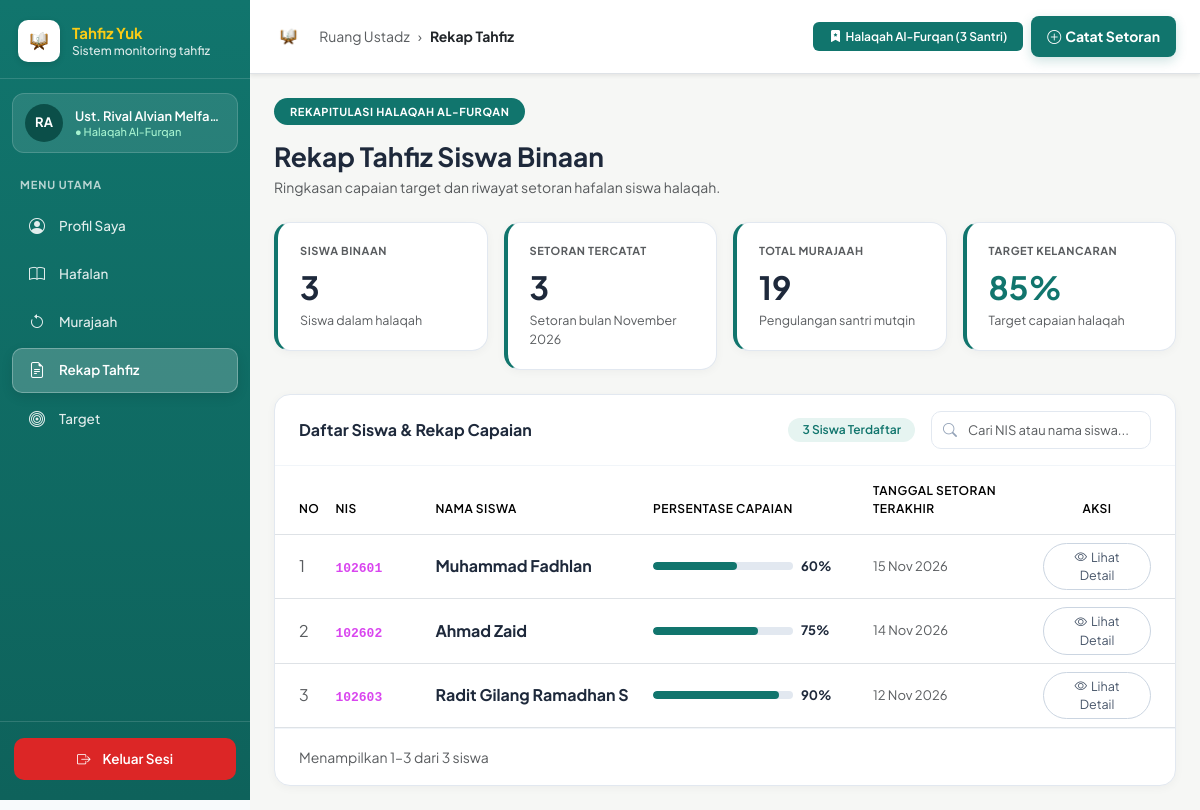
The page /modules/ustadz/index.php?tab=rekap (signed in) on the database its author committed.
### tables this page shows
CREATE TABLE IF NOT EXISTS `users` (
    `id` INT AUTO_INCREMENT PRIMARY KEY,
    `username` VARCHAR(50) NOT NULL UNIQUE,
    `password` VARCHAR(255) NOT NULL,
    `nama_lengkap` VARCHAR(100) NOT NULL,
    `no_hp` VARCHAR(20) NULL,
    `role` ENUM('admin', 'ustadz', 'siswa') NOT NULL,
    `nip_nis` VARCHAR(30) NULL,
    `halaqah` VARCHAR(50) NULL DEFAULT 'Al-Furqan',
    `status` ENUM('aktif', 'nonaktif') NOT NULL DEFAULT 'aktif',
    `created_at` TIMESTAMP DEFAULT CURRENT_TIMESTAMP
);

### modules/ustadz/index.php (the view, shortened to what the rows shown need)
<?php
$halaqah_name  = $_SESSION['user_halaqah'] ?? 'Al-Furqan';
$ustadz_id     = $_SESSION['user_id'] ?? 2;
$page_tab = $_GET['tab'] ?? 'rekap';
$pdo = null;
try {
    $pdo = koneksi_database();
    if ($pdo) {
        $u_stmt = $pdo->prepare("SELECT nama_lengkap, nip_nis, halaqah, no_hp FROM users WHERE id = :id LIMIT 1");
        $u_stmt->execute(['id' => $ustadz_id]);
        $u_row = $u_stmt->fetch();
        if ($u_row) {
            $halaqah_name = $u_row['halaqah'] ?? $halaqah_name;
        }
    }
} catch (Throwable $e) {}
$santri_list = [];
if ($pdo) {
    try {
        $stmt = $pdo->prepare("SELECT id, username, nama_lengkap, nip_nis, halaqah FROM users WHERE role = 'siswa' ORDER BY id ASC");
        $stmt->execute();
        $santri_list = $stmt->fetchAll();
    } catch (Throwable $e) {}
}
$riwayat_setoran = [];
$riwayat_murajaah = [];
if ($pdo) {
    try {
        $stmt_s = $pdo->query("SELECT * FROM setoran_hafalan ORDER BY id DESC LIMIT 50");
        $riwayat_setoran = $stmt_s->fetchAll();
    } catch (Throwable $e) {}
    try {
        $stmt_m = $pdo->query("SELECT * FROM murajaah ORDER BY id DESC LIMIT 50");
        $riwayat_murajaah = $stmt_m->fetchAll();
    } catch (Throwable $e) {}
}
$total_santri_binaan = count($santri_list);
$total_setoran_count = count($riwayat_setoran);
$total_murajaah_count = count($riwayat_murajaah);
?>
<!DOCTYPE html>
<html lang="id">
<head>
    <link rel="stylesheet" href="https://cdn.jsdelivr.net/npm/bootstrap@5.3.3/dist/css/bootstrap.min.css">
    <link rel="stylesheet" href="https://cdn.jsdelivr.net/npm/bootstrap-icons@1.11.3/font/bootstrap-icons.min.css">
    <link rel="stylesheet" href="../../assets/css/tahfiz.css">
</head>
<body>
<div class="d-flex">
    <div class="ustadz-content-wrapper">
        <main class="p-4 flex-grow-1">
            <?php if ($page_tab === 'binaan'): ?>
                <div class="mb-4">
                    <span class="badge px-3 py-1 text-white mb-2 fw-bold" style="background-color: #11756D;">HALAQAH AL-FURQAN</span>
                    <h2 class="fw-bold mb-1" style="color: #11756D;">Daftar Santri Binaan</h2>
                    <p class="text-muted small mb-0">Pantau perkembangan hafalan, setoran terbaru, dan status murajaah seluruh santri halaqah.</p>
                </div>
                <div class="row g-3 mb-4">
                    <div class="col-12 col-sm-6 col-xl-3">
                        <div class="kpi-stat-card">
                            <div class="d-flex justify-content-between align-items-center mb-2">
                                <span class="small fw-bold text-muted text-uppercase">Santri Binaan</span>
                                <i class="bi bi-people fs-4" style="color: #11756D;"></i>
                            </div>
                            <div class="fs-2 fw-bold text-dark"><?= $total_santri_binaan ?></div>
                            <small class="text-muted">Halaqah <?= htmlspecialchars($halaqah_name) ?> · Aktif</small>
                        </div>
                    </div>
                    <div class="col-12 col-sm-6 col-xl-3">
                        <div class="kpi-stat-card">
                            <div class="d-flex justify-content-between align-items-center mb-2">
                                <span class="small fw-bold text-muted text-uppercase">Setoran Tercatat</span>
                                <i class="bi bi-journal-check fs-4" style="color: #11756D;"></i>
                            </div>
                            <div class="fs-2 fw-bold text-success"><?= $total_setoran_count ?></div>
                            <small class="text-muted">Hafalan Baru Tersimpan</small>
                        </div>
                    </div>
                    <div class="col-12 col-sm-6 col-xl-3">
                        <div class="kpi-stat-card">
                            <div class="d-flex justify-content-between align-items-center mb-2">
                                <span class="small fw-bold text-muted text-uppercase">Total Murajaah</span>
                                <i class="bi bi-arrow-repeat fs-4" style="color: #11756D;"></i>
                            </div>
                            <div class="fs-2 fw-bold text-dark"><?= $total_murajaah_count ?></div>
                            <small class="text-muted">Pengulangan Santri Mutqin</small>
                        </div>
                    </div>
                    <div class="col-12 col-sm-6 col-xl-3">
                        <div class="kpi-stat-card">
                            <div class="d-flex justify-content-between align-items-center mb-2">
                                <span class="small fw-bold text-muted text-uppercase">Target Kelancaran</span>
                                <i class="bi bi-patch-check fs-4" style="color: #D97706;"></i>
                            </div>
                            <div class="fs-2 fw-bold text-warning-emphasis">85%</div>
                            <small class="text-muted">Kategori Sangat Mutqin / Lancar</small>
                        </div>
                    </div>
                </div>
                <div class="card border-0 shadow-sm rounded-4 overflow-hidden bg-white">
                    <div class="card-header bg-white py-3 px-4 d-flex justify-content-between align-items-center border-bottom">
                        <h6 class="fw-bold mb-0 text-dark">Data Santri &amp; Capaian Hafalan</h6>
                        <span class="badge bg-light text-muted border"><?= $total_santri_binaan ?> Santri Terdaftar</span>
                    </div>
                    <div class="table-responsive">
                        <table class="table table-hover align-middle mb-0">
                            <thead class="table-light small">
                                <tr>
                                    <th class="ps-4">No</th>
                                    <th>NIS</th>
                                    <th>Nama Santri</th>
                                    <th>Capaian Target</th>
                                    <th>Setoran Terakhir</th>
                                    <th>Nilai</th>
                                    <th class="text-end pe-4">Aksi Cepat</th>
                                </tr>
                            </thead>
                            <tbody>
                                <?php foreach ($santri_list as $i => $s): ?>
                                <tr>
                                    <td class="ps-4"><?= $i + 1 ?></td>
                                    <td><code><?= htmlspecialchars($s['nip_nis']) ?></code></td>
                                    <td><strong><?= htmlspecialchars($s['nama_lengkap']) ?></strong></td>
                                    <td>
                                        <div class="d-flex align-items-center gap-2" style="min-width: 140px;">
                                             <div class="progress flex-grow-1" style="height: 7px;">
                                                 <div class="progress-bar" style="width: <?= 60 + ($i * 15) ?>%; background-color: #11756D;"></div>
                                             </div>
                                            <small class="fw-bold" style="font-size: 0.75rem;"><?= 60 + ($i * 15) ?>%</small>
                                        </div>
                                    </td>
                                    <td><span class="badge bg-light text-dark border">Al-Mulk: 13–18</span></td>
                                    <td><span class="badge bg-success-subtle text-success fw-bold">90 / 100</span></td>
                                    <td class="text-end pe-4">
                                        <a href="?tab=hafalan&santri=<?= urlencode($s['nama_lengkap']) ?>" class="btn btn-sm btn-outline-success fw-semibold">
                                            <i class="bi bi-journal-plus me-1"></i>Catat Setoran
                                        </a>
                                        <a href="?tab=murajaah&santri=<?= urlencode($s['nama_lengkap']) ?>" class="btn btn-sm btn-outline-success fw-semibold">
                                            <i class="bi bi-arrow-repeat me-1"></i>Catat Murajaah
                                        </a>
                                    </td>
                                </tr>
                                <?php endforeach; ?>
                            </tbody>
                        </table>
                    </div>
                </div>
            <!-- ═══════════════════════════════════════════════════════════
                 MENU 2: CATAT HAFALAN BARU (ALUR PILIH SISWA -> JUZ/SURAH -> LEMBAR SETORAN)
            ════════════════════════════════════════════════════════════ -->
            <?php elseif ($page_tab === 'rekap'): ?>
                <div class="mb-4">
                    <h2 class="fw-bold mt-3 mb-1" style="color: #1E293B; font-size: 1.65rem;">Rekap Tahfiz Siswa Binaan</h2>
                </div>
                <div style="background:#fff; border:1px solid #E2E8F0; border-radius:16px; box-shadow:0 2px 10px rgba(0,0,0,0.04); overflow:hidden;">
                    <div class="table-responsive">
                        <table class="table table-hover align-middle mb-0" id="tabelRekapSiswa">
                            <thead style="background:#F8FAFC;">
                                <tr style="font-size:12px; color:#64748B; text-transform:uppercase; letter-spacing:0.04em;">
                                    <th class="ps-4 py-3 fw-semibold" style="width:50px;">No</th>
                                    <th class="py-3 fw-semibold" style="width:100px;">NIS</th>
                                    <th class="py-3 fw-semibold">Nama Siswa</th>
                                    <th class="py-3 fw-semibold" style="width:220px;">Persentase Capaian</th>
                                    <th class="py-3 fw-semibold" style="width:170px;">Tanggal Setoran Terakhir</th>
                                    <th class="py-3 pe-4 fw-semibold text-center" style="width:140px;">Aksi</th>
                                </tr>
                            </thead>
                            <tbody>
                                <?php foreach ($santri_list as $i => $s):
                                    $nis = htmlspecialchars($s['nip_nis']);
                                    $nama = htmlspecialchars($s['nama_lengkap']);
                                    $rd = $rekap_data[$nis] ?? ['capaian'=>0,'tgl_setor'=>'-','posisi'=>'-','target'=>'-','ayat_hafal'=>0,'ayat_total'=>1,'catatan'=>'-','riwayat'=>[]];
                                ?>
                                <tr class="siswa-row" data-nis="<?= $nis ?>" data-nama="<?= strtolower($nama) ?>">
                                    <td class="ps-4 text-muted"><?= $i + 1 ?></td>
                                    <td><code style="color:#D946EF; font-weight:600; font-size:13px; background:transparent;"><?= $nis ?></code></td>
                                    <td><strong style="color:#1E293B;"><?= $nama ?></strong></td>
                                    <td>
                                        <div class="d-flex align-items-center gap-2">
                                            <div class="progress flex-grow-1" style="height:8px; border-radius:4px; max-width:140px; background:#E2E8F0;">
                                                <div class="progress-bar" style="width:<?= $rd['capaian'] ?>%; background-color:#11756D; border-radius:4px;"></div>
                                            </div>
                                            <span class="fw-bold" style="font-size:13px; color:#1E293B; min-width:36px;"><?= $rd['capaian'] ?>%</span>
                                        </div>
                                    </td>
                                    <td class="text-muted" style="font-size:13px;"><?= $rd['tgl_setor'] ?></td>
                                    <td class="pe-4 text-center">
                                        <button type="button" class="btn btn-sm btn-outline-secondary rounded-pill px-3 btn-lihat-detail"
                                            data-nis="<?= $nis ?>"
                                            data-nama="<?= $nama ?>"
                                            data-posisi="<?= htmlspecialchars($rd['posisi']) ?>"
                                            data-target="<?= htmlspecialchars($rd['target']) ?>"
                                            data-ayathafal="<?= $rd['ayat_hafal'] ?>"
                                            data-ayattotal="<?= $rd['ayat_total'] ?>"
                                            data-capaian="<?= $rd['capaian'] ?>"
                                            data-catatan="<?= htmlspecialchars($rd['catatan']) ?>"
                                            data-riwayat='<?= json_encode($rd['riwayat'], JSON_UNESCAPED_UNICODE) ?>'
                                            style="font-size:12.5px; border-color:#CBD5E1; color:#475569;">
                                            <i class="bi bi-eye me-1"></i>Lihat Detail
                                        </button>
                                    </td>
                                </tr>
                                <?php endforeach; ?>
                            </tbody>
                        </table>
                    </div>
                </div>
            <?php endif; ?>
        </main>
    </div>
</div>
</body>
</html>

### rows shown on the page
users: nip_nis "102601", nama_lengkap "Muhammad Fadhlan", nip_nis "60", nip_nis "15 Nov 2026"
users: nip_nis "102602", nama_lengkap "Ahmad Zaid", nip_nis "75", nip_nis "14 Nov 2026"
users: nip_nis "102603", nama_lengkap "Radit Gilang Ramadhan S", nip_nis "90", nip_nis "12 Nov 2026"

### other values the page prints
$ustadz_name "Ust. Rival Alvian Melfa…"
$halaqah_name "Al-Furqan"
$tab_titles[$page_tab] "Rekap Tahfiz"
$total_santri_binaan "3"
$rekap_total_siswa "3"
$rekap_total_setoran "3"
$rekap_total_murajaah "19"
